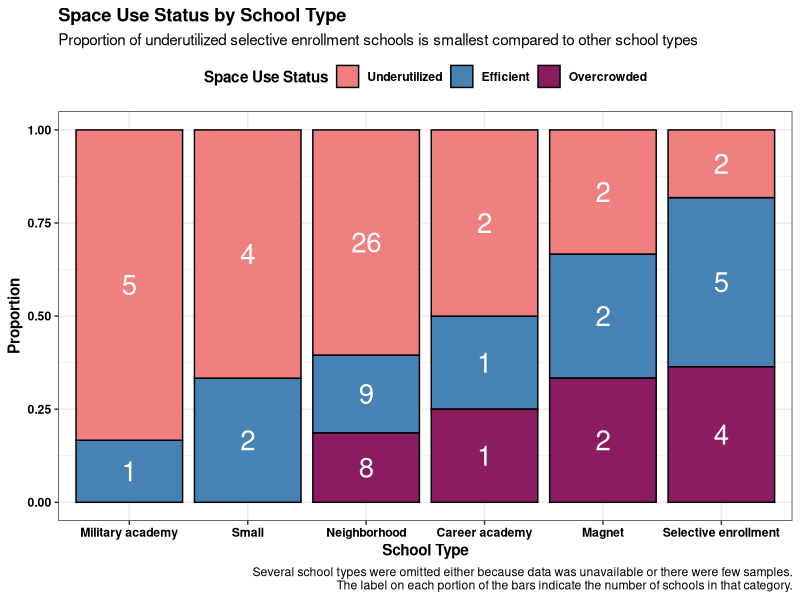

This figure's R source:
library(tidyverse)
library(readr)
library(readxl)

# importing data
hs <- read_csv("data/school_progress_2024.csv", show_col_types = F) %>%
  filter(Primary_Category == "HS")

space_use_orig <- read_excel("data/space_use.xlsx",  
                             sheet = "Data") %>%
  mutate(School_ID = `School ID`)

# tidying data
selected_schools <- merge(hs, space_use_orig, by = "School_ID", all.x = TRUE) %>%
  filter(School_Type %in% c("Career academy", "Military academy", "Selective enrollment", "Neighborhood", "Small", "Magnet")) %>%
  select(c(School_Type, `Space Use Status`)) %>%
  na.omit() #one NA from Neighborhood

space_compiled <- selected_schools %>%
  group_by(School_Type, `Space Use Status`) %>%
  summarize(n = n()) %>%
  mutate(`Space Use Status` = factor(`Space Use Status`, 
                                     levels = c("Underutilized", "Efficient", "Overcrowded"), 
                                     ordered = T),
         School_Type = factor(School_Type,
                              levels = c("Military academy", 
                                         "Small", 
                                         "Neighborhood", 
                                         "Career academy", 
                                         "Magnet",
                                         "Selective enrollment"),
                              ordered = T)) %>% 
  group_by(School_Type) %>%
  mutate(perc = n/sum(n))

# creating the proportion bar chart
ggplot(space_compiled, aes(x = School_Type, y = perc, fill = `Space Use Status`)) + 
  geom_col(position = position_stack(), color = "black") +
  scale_fill_manual(values = c("lightcoral", "steelblue", "maroon4")) +
  geom_text(aes(label = n), 
            position = position_stack(vjust =0.5), 
            size = 7,
            color = "white") +
  theme_bw() +
  labs(x = "School Type",
       y = "Proportion",
       title = "Space Use Status by School Type",
       caption = "Several school types were omitted either because data was unavailable or there were few samples.\nThe label on each portion of the bars indicate the number of schools in that category.",
       subtitle = "Proportion of underutilized selective enrollment schools is smallest compared to other school types") +
  theme(legend.position = "top",
        plot.title = element_text(color='black',face='bold'),
        axis.text = element_text(color='black',face='bold'),
        axis.title = element_text(color='black',face='bold'),
        legend.text = element_text(color='black',face='bold'),
        legend.title = element_text(color='black',face='bold'))
